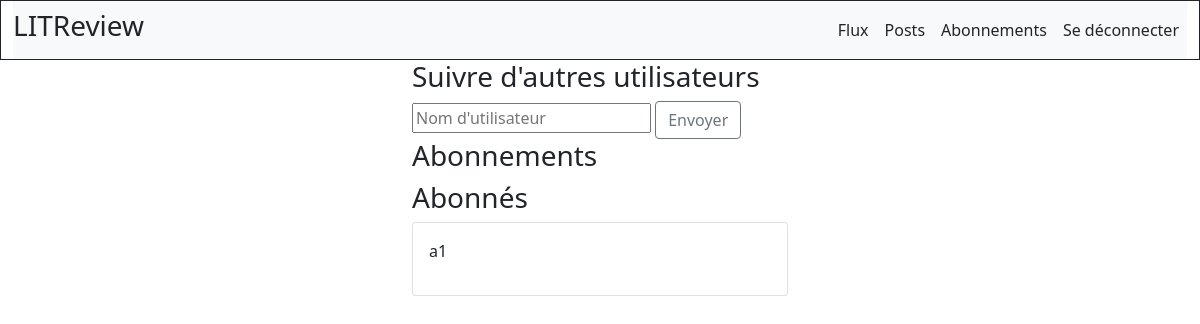
Page /follow/ (signed in) on the earlier database version.
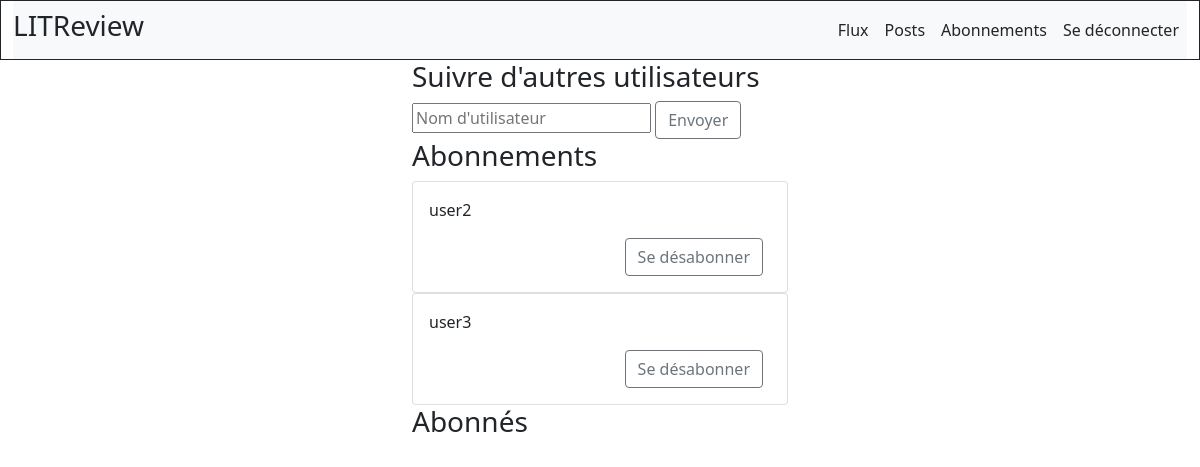
Same page on the later database version.
### content/models.py (models this page shows)
class UserFollows(models.Model):
    abonnements = models.ForeignKey(
        to=settings.AUTH_USER_MODEL, on_delete=models.CASCADE, related_name='abonnements')
    abonnes = models.ForeignKey(
        to=settings.AUTH_USER_MODEL, on_delete=models.CASCADE, related_name='abonnes')
    class Meta:
        verbose_name_plural = 'User Follows'
        unique_together = ('abonnements', 'abonnes')

### accounts/models.py (models this page shows)
class User(AbstractUser):
	class Meta:
		abstract=False

### content/views.py (the view)
# urls.py: path('follow/', views.follow, name='follow'),
@login_required
def follow(request):
	if request.POST.get('search'):
		users = User.objects.filter(username__iexact=request.POST.get('search'))
		new_abonne = users.first()
		userf = UserFollows.objects.create(abonnes=request.user, abonnements=new_abonne)
	abonnes = UserFollows.objects.filter(abonnes_id=request.user)
	abonnements = UserFollows.objects.filter(abonnements_id=request.user)
	context = {
		'abonnes': abonnes,
		'abonnements': abonnements,
	}
	return render(request, "content/follow.html", context)

### content/Templates/content/follow.html (shortened to what this page needs)
{% extends 'base.html' %}
{% block content_box_3 %}
  <div class="container col-md-4 justify-content-center">
   <h3>Suivre d'autres utilisateurs</h3>
     <div>
     <form method="POST">
         <input placeholder="Nom d'utilisateur" type="search" name="search">
         <button class="btn btn-outline-secondary" type="submit">Envoyer</button>
     </form>
     </div>
    <h3>Abonnements</h3>
      {% for abonnement in abonnes %}
           <div class="card">
              <div class="card-body">
                  <p class="card-text"> {{ abonnement.abonnements }}</p>
                  <div class="d-grid gap-2 d-md-flex justify-content-md-end">
                    <a href="{% url 'content:unfollow' abonnement.id %}" class="btn btn-outline-secondary me-md-2">Se désabonner</a>
                  </div>
              </div>
            </div>
      {% endfor %}
    <h3>Abonnés</h3>
      {% for abonne in abonnements %}
          <div class="card">
              <div class="card-body">
                  <p class="card-text">{{ abonne.abonnes }}</p>
              </div>
            </div>
      {% endfor %}
</div>
{% endblock content_box_3 %}

### LITReview/templates/base.html (shortened to what this page needs)
{% load static %}
<!DOCTYPE html>
<html lang="fr">
<head>
        <link href="https://cdn.jsdelivr.net/npm/bootstrap@5.1.3/dist/css/bootstrap.min.css" rel="stylesheet">
        <link rel="stylesheet" href="https://cdnjs.cloudflare.com/ajax/libs/font-awesome/4.7.0/css/font-awesome.min.css">
        <link rel="stylesheet" type="text/css" href="{% static 'css/style.css' %}">
</head>
<body>
    <div class="container-fluid border border-dark">
        <nav class="navbar navbar-expand-lg navbar-light bg-light">
            <h3 class="mx-auto" style="width: 1px;">LITReview</h3>
            {% if request.user.is_authenticated %}
                    <div class="collapse navbar-collapse" id="navbarText">
                          <ul class="navbar-nav ms-auto mb-2 mb-lg-0">
                            <li class="nav-item">
                              <a class="nav-link text-dark" href="{% url 'content:flux' %}">Flux</a>
                            </li>
                            <li class="nav-item">
                              <a class="nav-link text-dark" href="{% url 'content:posts' %}">Posts</a>
                            </li>
                            <li class="nav-item">
                              <a class="nav-link text-dark" href="{% url 'content:follow' %}">Abonnements</a>
                            </li>
                            <li class="nav-item">
                              <a class="nav-link text-dark" href="{% url 'accounts:logout' %}">Se déconnecter</a>
                            </li>
                          </ul>
                    </div>
            {% endif %}
        </nav>
    </div>
    <div id="box_2">
        {% block content_box_3 %}{% endblock content_box_3 %}
    </div>
</body>
</html>

Differences in the rows shown:
removed UserFollows: abonnes "a1", shown under "Abonnés"
added UserFollows: abonnements "user2", shown under "Abonnements"
added UserFollows: abonnements "user3", shown under "Abonnements"
